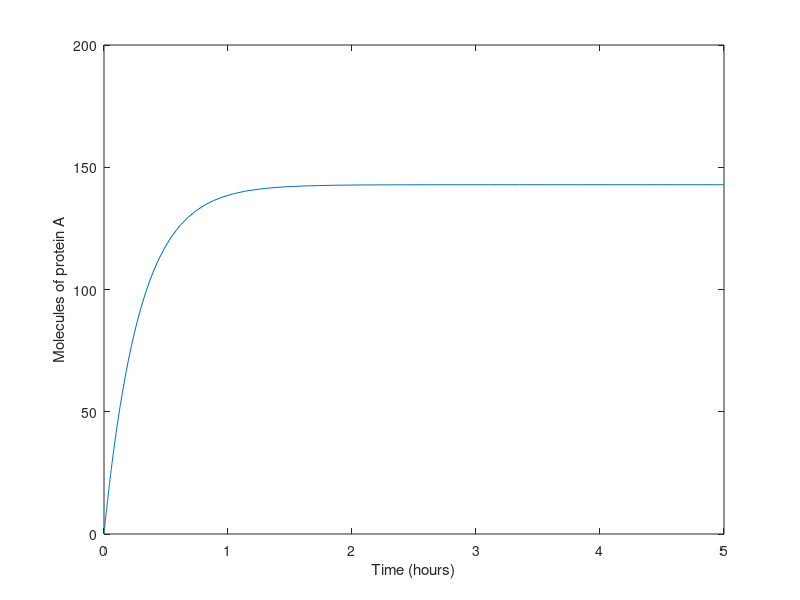

MATLAB code to generate this figure:
% define ODE and parameters
a_0 = 500; % molecules per hour
a_1 = 0.5; % molecules per hour, per existing molecule of A
b = 4; % 1/hrs
dPdt =@(P) (a_0 + a_1*P) - b*P;

% Find the steady state by plotting the dP/dt versus P
PArray = linspace(0,200,200);
dPdtPhaseLine = dPdt(PArray);
figure;
[T, P] = ode45(@(t,x)dPdt(x), [0,5.0], 0);
    
plot(T,P);

ylabel('Molecules of protein A');
xlabel('Time (hours)');
ans=P(end-1:end)